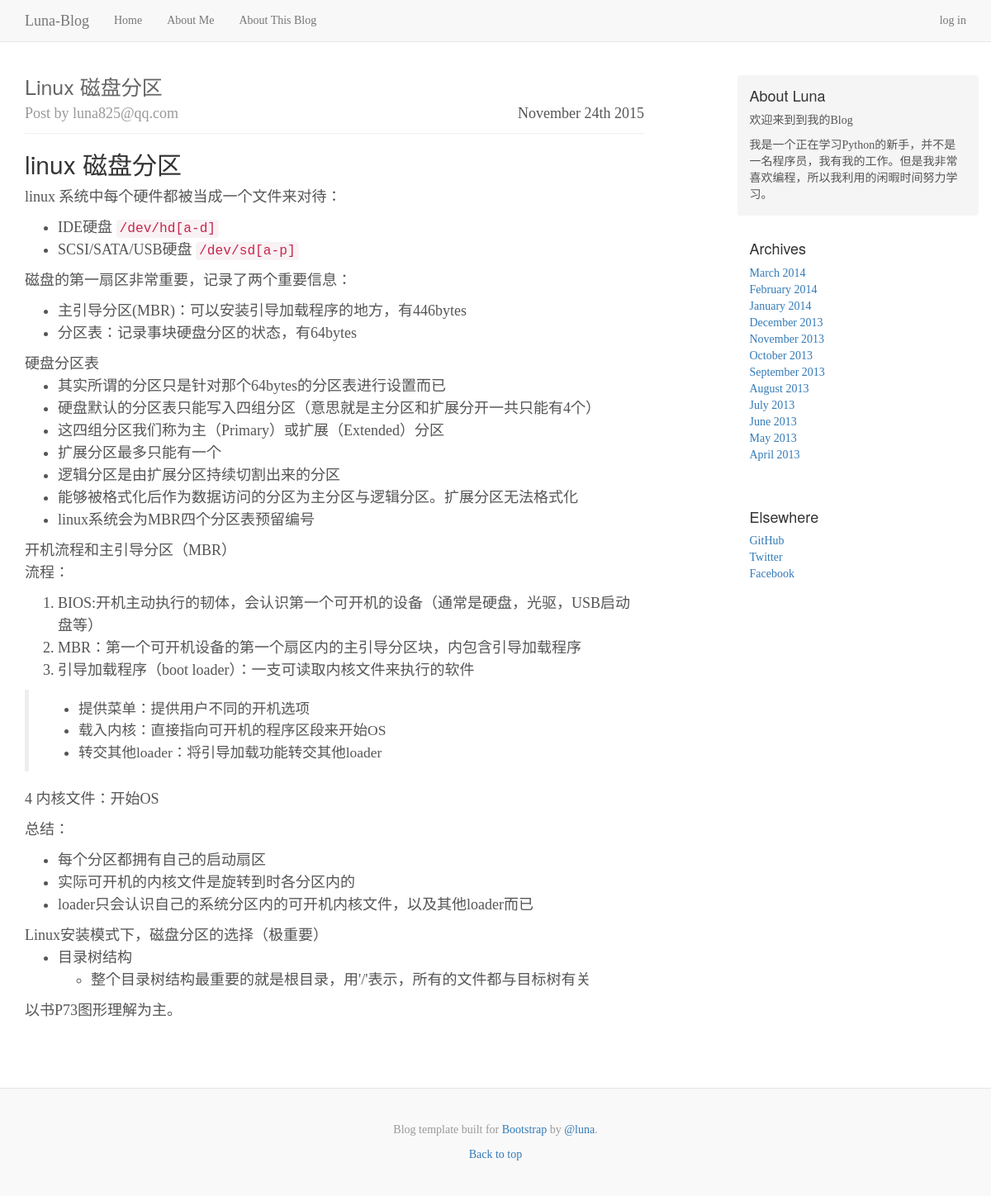
The app's page /post/3, older data.
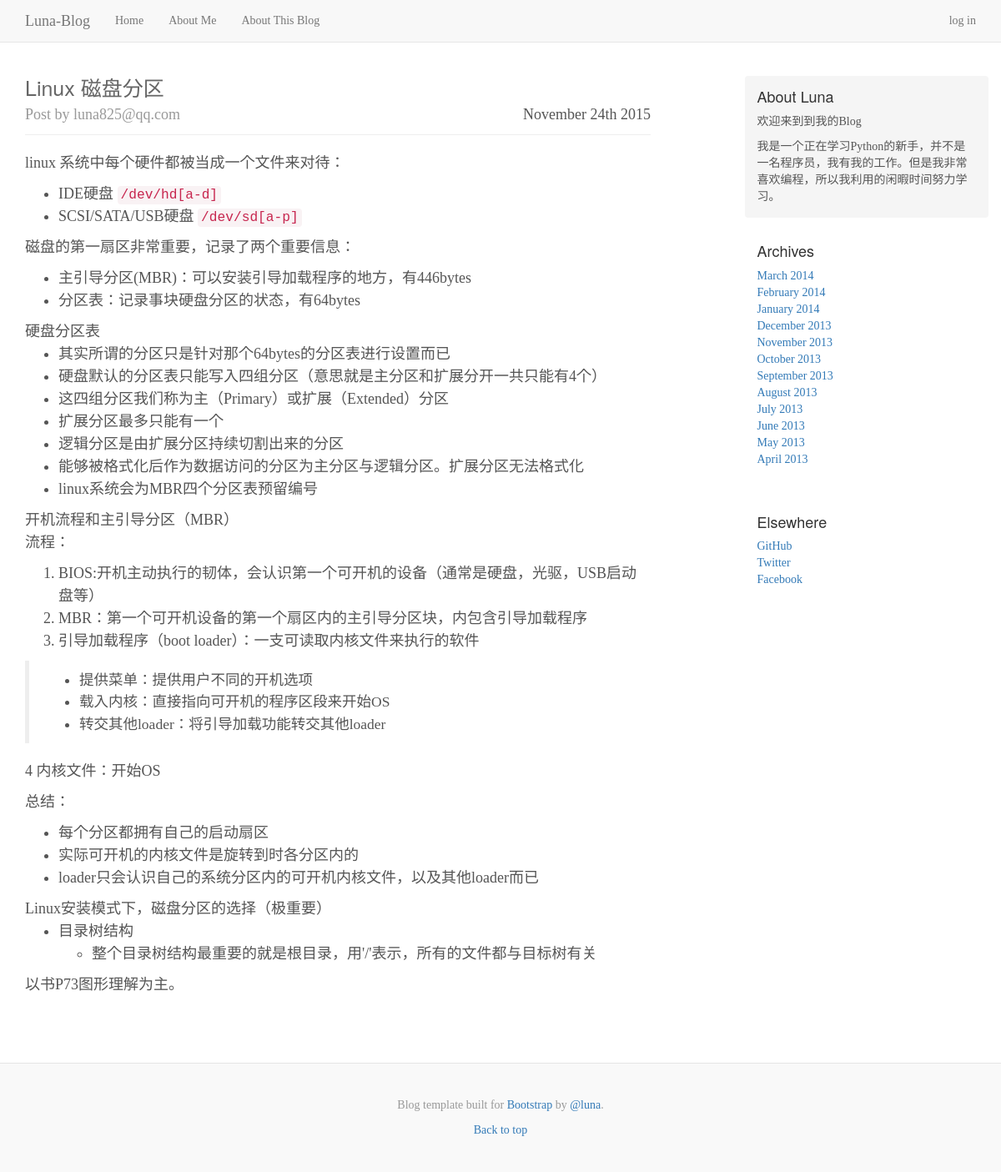
The same page, newer data.
### app/models.py (models this page shows, shortened)
class Post(db.Model):
	__tablename__ = 'posts'
	id = db.Column(db.Integer,primary_key=True)
	title=db.Column(db.String(128),index=True)
	body = db.Column(db.Text)
	body_html = db.Column(db.Text)
	timestamp = db.Column(db.DateTime,index = True,default=datetime.utcnow)
	author_id = db.Column(db.Integer,db.ForeignKey('administors.id'))

class Administor(db.Model,UserMixin):
	__tablename__ = 'administors'
	id = db.Column(db.Integer,primary_key=True)
	email = db.Column(db.String(64),unique=True,index=True)
	password_hash = db.Column(db.String(128))
	name = db.Column(db.String(64))
	location = db.Column(db.String(64))
	about_me = db.Column(db.Text())
	posts = db.relationship('Post',backref='author',lazy='dynamic')
	@property
	def password(self):
		raise AttributeError('不能读取密码！')

### app/main/views.py (the view)
@main.route('/post/<int:id>')
def post(id):
    post = Post.query.get_or_404(id)
    return render_template('post.html',posts=[post])

### app/templates/post.html
{% extends "base.html" %}
{% block page_content %}
<div class="col-sm-8 blog-main">
{% include "_posts.html" %}
</div>
{% endblock %}

### app/templates/_posts.html
{% for post in posts %}
<div class="blog-post">
	<div class="blog-head">
    <h2 class="blog-post-title"><a href="{{url_for('main.post',id=post.id)}}">{{post.title.replace('-',' ') | title }}</a></h2>
    <p class="blog-post-date">{{ moment(post.timestamp).format('MMMM Do YYYY')}}</p>
     <p class="blog-post-meta"> Post by {{post.author.email}}</p>
     </div>
    {% if digest %}
		{% if post.body_html %}
		{{post.body_html[:200] | striptags }}
		{% else %}
		{{ post.body[:200]}}
		{% endif %}
	<div class="blog-read-all"><a href="{{url_for('main.post',id=post.id)}}">阅读全文</a></div>
	{% else %}
		{% if post.body_html %}
		{{post.body_html | safe }}
		{% else %}
		{{ post.body}}
		{% endif %}
	{% endif %}
</div>
{% endfor %}

Row changes from the older to the newer data that the page shows:
changed Post "Linux 磁盘分区": body_html "linux 磁盘分区 linux 系统中每个硬件都被当成一个文件来对待： IDE硬盘 /dev/hd[a-d] SCSI/SATA/USB硬盘…" → "linux 系统中每个硬件都被当成一个文件来对待： IDE硬盘 /dev/hd[a-d] SCSI/SATA/USB硬盘…"
